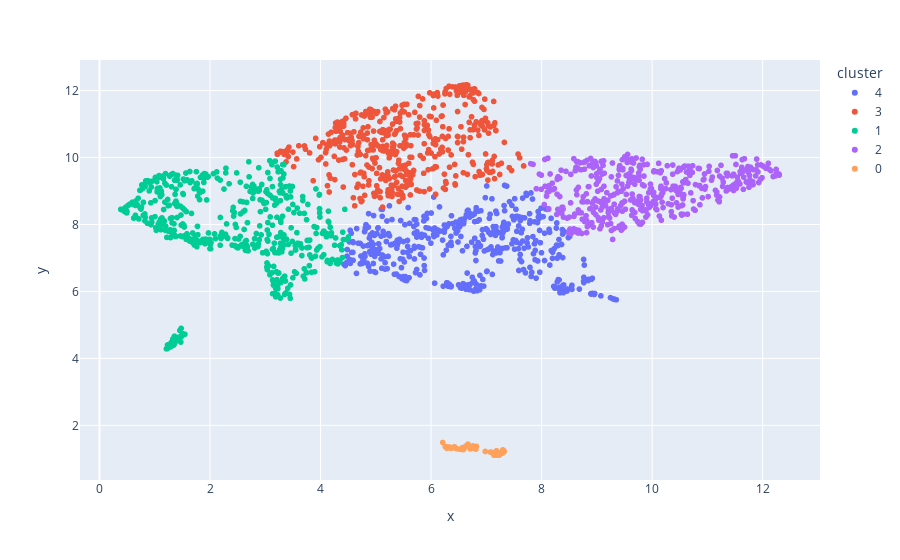

Source (notebook cell):
### Code cell
# create a 3d scatter plot of the first 3 components using plotly
fig = px.scatter(df_umap, x='x', y='y', color='cluster')
fig.show()

### Figure 1 — Plotly figure (JSON) as saved in the notebook; plotly's stock layout.template omitted (floating-point values rounded to 4 significant figures; data arrays with more than 128 entries replaced by an {"elided": "..."} marker saying what was removed)
{"data": [{"hovertemplate": "cluster=4<br>x=%{x}<br>y=%{y}<extra></extra>", "legendgroup": "4", "marker": {"color": "#636efa", "symbol": "circle"}, "mode": "markers", "name": "4", "showlegend": true, "type": "scattergl", "x": {"elided": "481 float values"}, "xaxis": "x", "y": {"elided": "481 float values"}, "yaxis": "y"}, {"hovertemplate": "cluster=3<br>x=%{x}<br>y=%{y}<extra></extra>", "legendgroup": "3", "marker": {"color": "#EF553B", "symbol": "circle"}, "mode": "markers", "name": "3", "showlegend": true, "type": "scattergl", "x": {"elided": "477 float values"}, "xaxis": "x", "y": {"elided": "477 float values"}, "yaxis": "y"}, {"hovertemplate": "cluster=1<br>x=%{x}<br>y=%{y}<extra></extra>", "legendgroup": "1", "marker": {"color": "#00cc96", "symbol": "circle"}, "mode": "markers", "name": "1", "showlegend": true, "type": "scattergl", "x": {"elided": "538 float values"}, "xaxis": "x", "y": {"elided": "538 float values"}, "yaxis": "y"}, {"hovertemplate": "cluster=2<br>x=%{x}<br>y=%{y}<extra></extra>", "legendgroup": "2", "marker": {"color": "#ab63fa", "symbol": "circle"}, "mode": "markers", "name": "2", "showlegend": true, "type": "scattergl", "x": {"elided": "449 float values"}, "xaxis": "x", "y": {"elided": "449 float values"}, "yaxis": "y"}, {"hovertemplate": "cluster=0<br>x=%{x}<br>y=%{y}<extra></extra>", "legendgroup": "0", "marker": {"color": "#FFA15A", "symbol": "circle"}, "mode": "markers", "name": "0", "showlegend": true, "type": "scattergl", "x": [6.624, 6.336, 6.44, 7.227, 7.234, 6.58, 6.811, 6.294, 6.794, 7.195, 6.285, 7.071, 6.442, 6.595, 7.138, 6.666, 7.238, 6.324, 6.423, 7.098, 7.298, 6.779, 7.107, 7.16, 6.288, 7.203, 6.257, 7.295, 6.766, 7.278, 7.184, 7.173, 6.754, 6.61, 6.709, 7.321, 6.981, 6.286, 6.479, 6.336, 7.21, 6.328, 6.566, 6.58, 6.258, 6.21, 6.524, 6.404, 6.821, 7.193, 7.185, 7.167, 6.362, 7.22, 7.318], "xaxis": "x", "y": [1.372, 1.346, 1.325, 1.11, 1.144, 1.273, 1.291, 1.36, 1.326, 1.116, 1.346, 1.203, 1.323, 1.312, 1.108, 1.438, 1.115, 1.344, 1.361, 1.199, 1.27, 1.312, 1.185, 1.152, 1.35, 1.174, 1.363, 1.176, 1.367, 1.168, 1.114, 1.177, 1.387, 1.352, 1.297, 1.22, 1.222, 1.314, 1.296, 1.352, 1.133, 1.345, 1.333, 1.318, 1.362, 1.489, 1.286, 1.344, 1.373, 1.126, 1.242, 1.127, 1.317, 1.187, 1.244], "yaxis": "y"}], "layout": {"legend": {"title": {"text": "cluster"}, "tracegroupgap": 0}, "margin": {"t": 60}, "xaxis": {"anchor": "y", "domain": [0, 1], "title": {"text": "x"}}, "yaxis": {"anchor": "x", "domain": [0, 1], "title": {"text": "y"}}}}
